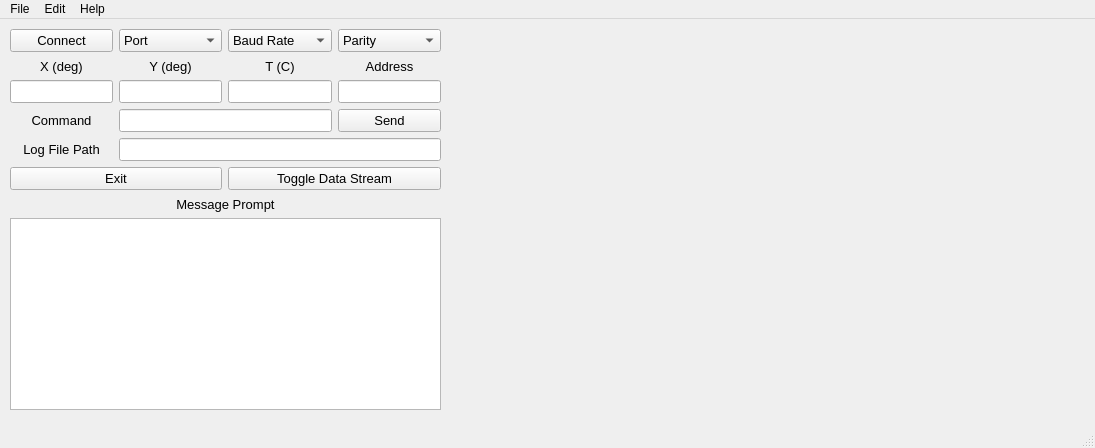
<?xml version="1.0" encoding="UTF-8"?>
<ui version="4.0">
 <class>MainWindow</class>
 <widget class="QMainWindow" name="MainWindow">
  <property name="geometry">
   <rect>
    <x>0</x>
    <y>0</y>
    <width>1095</width>
    <height>448</height>
   </rect>
  </property>
  <property name="windowTitle">
   <string>JDx Display App</string>
  </property>
  <widget class="QWidget" name="centralwidget">
   <widget class="PlotWidget" name="widget" native="true">
    <property name="geometry">
     <rect>
      <x>450</x>
      <y>10</y>
      <width>631</width>
      <height>381</height>
     </rect>
    </property>
    <property name="font">
     <font>
      <pointsize>10</pointsize>
     </font>
    </property>
   </widget>
   <widget class="QWidget" name="gridLayoutWidget">
    <property name="geometry">
     <rect>
      <x>10</x>
      <y>10</y>
      <width>431</width>
      <height>381</height>
     </rect>
    </property>
    <property name="font">
     <font>
      <pointsize>10</pointsize>
     </font>
    </property>
    <layout class="QGridLayout" name="gridLayout">
     <item row="0" column="0">
      <widget class="QPushButton" name="connect_pb">
       <property name="font">
        <font>
         <pointsize>10</pointsize>
        </font>
       </property>
       <property name="text">
        <string>Connect</string>
       </property>
      </widget>
     </item>
     <item row="6" column="0" colspan="4">
      <widget class="QLabel" name="label_2">
       <property name="font">
        <font>
         <pointsize>10</pointsize>
        </font>
       </property>
       <property name="text">
        <string>Message Prompt</string>
       </property>
       <property name="alignment">
        <set>Qt::AlignCenter</set>
       </property>
      </widget>
     </item>
     <item row="0" column="1">
      <widget class="QComboBox" name="port_cb">
       <property name="font">
        <font>
         <pointsize>10</pointsize>
         <stylestrategy>PreferDefault</stylestrategy>
        </font>
       </property>
       <property name="currentText">
        <string>Port</string>
       </property>
       <item>
        <property name="text">
         <string>Port</string>
        </property>
       </item>
      </widget>
     </item>
     <item row="0" column="3">
      <widget class="QComboBox" name="parity_cb">
       <property name="font">
        <font>
         <pointsize>10</pointsize>
        </font>
       </property>
       <property name="currentText">
        <string>Parity</string>
       </property>
       <item>
        <property name="text">
         <string>Parity</string>
        </property>
       </item>
       <item>
        <property name="text">
         <string>N</string>
        </property>
       </item>
       <item>
        <property name="text">
         <string>E</string>
        </property>
       </item>
       <item>
        <property name="text">
         <string>O</string>
        </property>
       </item>
       <item>
        <property name="text">
         <string>M</string>
        </property>
       </item>
      </widget>
     </item>
     <item row="2" column="1">
      <widget class="QLineEdit" name="y_output_le">
       <property name="font">
        <font>
         <pointsize>10</pointsize>
        </font>
       </property>
      </widget>
     </item>
     <item row="0" column="2">
      <widget class="QComboBox" name="baud_cb">
       <property name="font">
        <font>
         <pointsize>10</pointsize>
        </font>
       </property>
       <property name="currentText">
        <string>Baud Rate</string>
       </property>
       <item>
        <property name="text">
         <string>Baud Rate</string>
        </property>
       </item>
       <item>
        <property name="text">
         <string>9600</string>
        </property>
       </item>
       <item>
        <property name="text">
         <string>19200</string>
        </property>
       </item>
       <item>
        <property name="text">
         <string>115200</string>
        </property>
       </item>
      </widget>
     </item>
     <item row="7" column="0" rowspan="2" colspan="4">
      <widget class="QTextEdit" name="message_te">
       <property name="font">
        <font>
         <pointsize>10</pointsize>
        </font>
       </property>
      </widget>
     </item>
     <item row="2" column="0">
      <widget class="QLineEdit" name="x_output_le">
       <property name="font">
        <font>
         <pointsize>10</pointsize>
        </font>
       </property>
      </widget>
     </item>
     <item row="2" column="3">
      <widget class="QLineEdit" name="address_le">
       <property name="font">
        <font>
         <pointsize>10</pointsize>
        </font>
       </property>
      </widget>
     </item>
     <item row="1" column="3">
      <widget class="QLabel" name="label_5">
       <property name="font">
        <font>
         <pointsize>10</pointsize>
        </font>
       </property>
       <property name="text">
        <string>Address</string>
       </property>
       <property name="alignment">
        <set>Qt::AlignCenter</set>
       </property>
      </widget>
     </item>
     <item row="1" column="2">
      <widget class="QLabel" name="label_6">
       <property name="font">
        <font>
         <pointsize>10</pointsize>
        </font>
       </property>
       <property name="text">
        <string>T (C)</string>
       </property>
       <property name="alignment">
        <set>Qt::AlignCenter</set>
       </property>
      </widget>
     </item>
     <item row="2" column="2">
      <widget class="QLineEdit" name="t_output_le">
       <property name="font">
        <font>
         <pointsize>10</pointsize>
        </font>
       </property>
      </widget>
     </item>
     <item row="1" column="1">
      <widget class="QLabel" name="label_4">
       <property name="font">
        <font>
         <pointsize>10</pointsize>
        </font>
       </property>
       <property name="text">
        <string>Y (deg)</string>
       </property>
       <property name="alignment">
        <set>Qt::AlignCenter</set>
       </property>
      </widget>
     </item>
     <item row="1" column="0">
      <widget class="QLabel" name="label_3">
       <property name="font">
        <font>
         <pointsize>10</pointsize>
        </font>
       </property>
       <property name="text">
        <string>X (deg)</string>
       </property>
       <property name="alignment">
        <set>Qt::AlignCenter</set>
       </property>
      </widget>
     </item>
     <item row="3" column="3">
      <widget class="QPushButton" name="send_pb">
       <property name="font">
        <font>
         <pointsize>10</pointsize>
        </font>
       </property>
       <property name="text">
        <string>Send</string>
       </property>
      </widget>
     </item>
     <item row="3" column="0">
      <widget class="QLabel" name="label_7">
       <property name="font">
        <font>
         <pointsize>10</pointsize>
        </font>
       </property>
       <property name="text">
        <string>Command</string>
       </property>
       <property name="alignment">
        <set>Qt::AlignCenter</set>
       </property>
      </widget>
     </item>
     <item row="3" column="1" colspan="2">
      <widget class="QLineEdit" name="command_le">
       <property name="font">
        <font>
         <pointsize>10</pointsize>
        </font>
       </property>
      </widget>
     </item>
     <item row="4" column="1" colspan="3">
      <widget class="QLineEdit" name="log_filepath_le">
       <property name="font">
        <font>
         <pointsize>10</pointsize>
        </font>
       </property>
      </widget>
     </item>
     <item row="5" column="0" colspan="2">
      <widget class="QPushButton" name="exit_pb">
       <property name="font">
        <font>
         <pointsize>10</pointsize>
        </font>
       </property>
       <property name="text">
        <string>Exit</string>
       </property>
      </widget>
     </item>
     <item row="4" column="0">
      <widget class="QLabel" name="label_8">
       <property name="font">
        <font>
         <pointsize>10</pointsize>
        </font>
       </property>
       <property name="text">
        <string>Log File Path</string>
       </property>
       <property name="alignment">
        <set>Qt::AlignCenter</set>
       </property>
      </widget>
     </item>
     <item row="5" column="2" colspan="2">
      <widget class="QPushButton" name="stream_pb">
       <property name="font">
        <font>
         <pointsize>10</pointsize>
        </font>
       </property>
       <property name="text">
        <string>Toggle Data Stream</string>
       </property>
      </widget>
     </item>
    </layout>
   </widget>
  </widget>
  <widget class="QMenuBar" name="menubar">
   <property name="geometry">
    <rect>
     <x>0</x>
     <y>0</y>
     <width>1095</width>
     <height>21</height>
    </rect>
   </property>
   <widget class="QMenu" name="menuFile">
    <property name="title">
     <string>File</string>
    </property>
    <addaction name="actionSave"/>
    <addaction name="actionExit"/>
   </widget>
   <widget class="QMenu" name="menuEdit">
    <property name="title">
     <string>Edit</string>
    </property>
    <addaction name="actionLog_Data"/>
   </widget>
   <widget class="QMenu" name="menuAbout">
    <property name="title">
     <string>Help</string>
    </property>
    <addaction name="actionAbout"/>
   </widget>
   <addaction name="menuFile"/>
   <addaction name="menuEdit"/>
   <addaction name="menuAbout"/>
  </widget>
  <widget class="QStatusBar" name="statusbar"/>
  <action name="actionSave">
   <property name="text">
    <string>Save</string>
   </property>
  </action>
  <action name="actionExit">
   <property name="text">
    <string>Exit</string>
   </property>
  </action>
  <action name="actionLog_Data">
   <property name="text">
    <string>Log Data</string>
   </property>
  </action>
  <action name="actionAbout">
   <property name="text">
    <string>About</string>
   </property>
  </action>
 </widget>
 <customwidgets>
  <customwidget>
   <class>PlotWidget</class>
   <extends>QWidget</extends>
   <header>pyqtgraph</header>
   <container>1</container>
  </customwidget>
 </customwidgets>
 <resources/>
 <connections/>
</ui>
